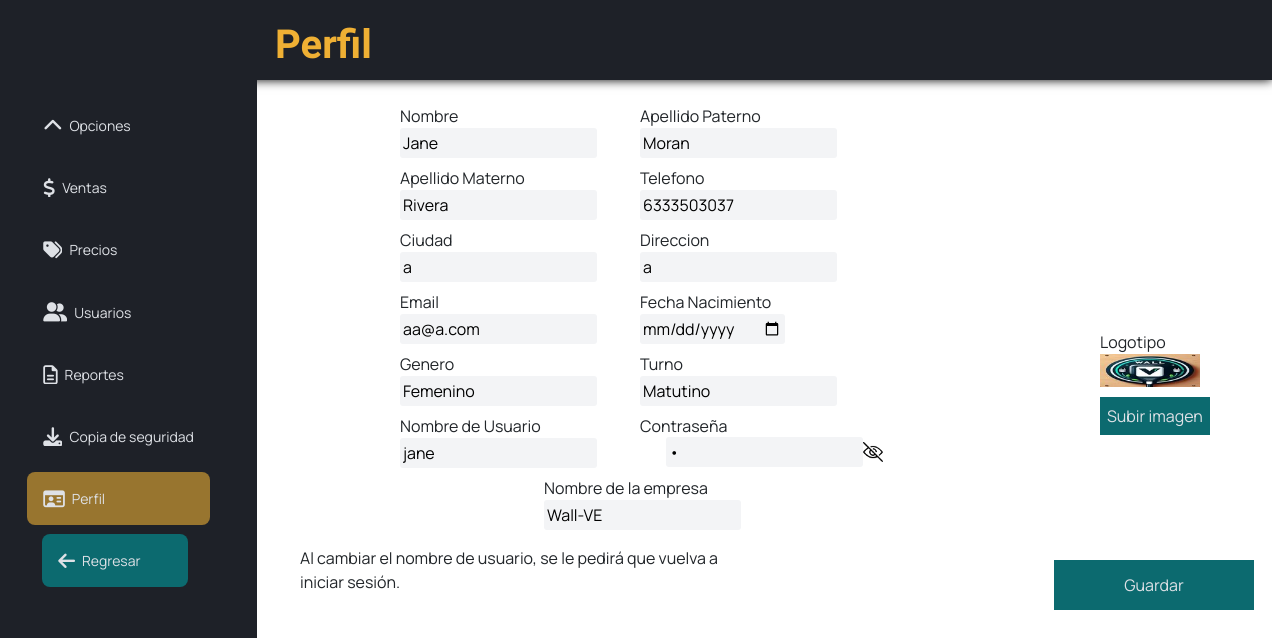
The page /Wall-VE-main/pruebaperfil.php (signed in) on the database its author committed.
### tables this page shows
CREATE TABLE `tusuario` (
  `idEmp` int(11) NOT NULL,
  `nombreEmp` varchar(60) NOT NULL,
  `apellidoPEmp` varchar(60) DEFAULT NULL,
  `apellidoMEmp` varchar(60) DEFAULT NULL,
  `fechaNacEmp` date NOT NULL,
  `telEmp` bigint(20) NOT NULL,
  `generoEmp` varchar(12) NOT NULL,
  `emailEmp` varchar(50) NOT NULL,
  `direccionEmp` varchar(60) NOT NULL,
  `ciudadEmp` varchar(60) NOT NULL,
  `turnoEmp` varchar(10) NOT NULL,
  `rolEmp` varchar(20) NOT NULL,
  `idloginEmp` varchar(15) NOT NULL,
  `passEmp` varchar(60) NOT NULL,
  `fIngreso` date NOT NULL
);

CREATE TABLE `tlogo` (
  `idLogo` int(11) NOT NULL,
  `rutaLogo` varchar(255) DEFAULT NULL,
  `nomEmpresa` varchar(250) NOT NULL
);

### Wall-VE-main/pruebaperfil.php (the view, shortened to what this page needs)
<?php
include("connection/conexion.php");
?>
<!DOCTYPE html>
<html lang="en">
<head>
   <link href="https://cdnjs.cloudflare.com/ajax/libs/font-awesome/6.4.0/css/all.min.css" rel="stylesheet">
   <link rel="stylesheet" href="css/estilos.css"/>
   <link href="https://cdn.jsdelivr.net/npm/bootstrap@5.3.3/dist/css/bootstrap.min.css" rel="stylesheet" >
   <link rel="stylesheet" href="css/perfilAdmin.css">
</head>
<body>
    <header>
        <ul class="navig">
            <li><a>Perfil</a></li>
        </ul>
    </header>
    <div class="barralateral">
        <div class="logo"></div>
        <ul class="menu" id="dropdown">
            <li class="list_btn">
                <a href="#">
                    <i class="fa-solid fa-chevron-up"></i>
                    <span>Opciones</span>
                </a>
            </li>
            <li>
                <a href="Admin_Ventas.php">
                    <i class="fa-solid fa-dollar-sign" title="Ir a la sección de ventas."></i>
                    <span title="Ir a la sección de ventas.">Ventas</span>
                </a>
            </li>
            <li>
                <a href="Admin_Precios.php?idEstacion=1">
                    <i class="fa-solid fa-tags" title="Ir a la sección de modificación de precios."></i>
                    <span title="Ir a la sección de modificación de precios.">Precios</span>
                </a>
            </li>
            <li>
                <a href="Admin_Usuarios.php">
                    <i class="fa-solid fa-user-group"
                        title="Ir a la sección de usuarios. Encontrará toda la información necesaria para agregar, editar o eliminar usuarios."></i>
                    <span
                        title="Ir a la sección de usuarios. Encontrará toda la información necesaria para agregar, editar o eliminar usuarios.">Usuarios</span>
                </a>
            </li>
            <li>
                <a href="Admin_Reportes.html">
                    <i class="fa-regular fa-file-lines"
                        title="Ir a la sección de reportes. Encontrará lo necesario para generar, descargar e imprimir reportes de ventas, tickets y auditorias."></i>
                    <span
                        title="Ir a la sección de reportes. Encontrará lo necesario para generar, descargar e imprimir reportes de ventas, tickets y auditorias.">Reportes</span>
                </a>
            </li>
            <li>
                <a href="Admin_CopiasSeg.php">
                    <i class="fa-solid fa-download"
                        title="Ir a la sección de copias de seguridad. Encontrará lo necesario para generar y subir copias de seguridad."></i>
                    <span
                        title="Ir a la sección de copias de seguridad. Encontrará lo necesario para generar y subir copias de seguridad.">Copia
                        de seguridad</span>
                </a>
            </li>
            <li class="activo">
                <a href="Admin_Perfil.php">
                    <i class="fa-regular fa-id-card"
                        title="Ir a su perfil. Encontrará lo necesario para modificar su información y carga de los logos de su empresa."></i>
                    <span
                        title="Ir a su perfil. Encontrará lo necesario para modificar su información y carga de los logos de su empresa.">Perfil</span>
                </a>
            </li>
            <button class="regresar">
                <a href="adminMenu.php">
                    <i class="fa-solid fa-arrow-left" title="Regresar al menú principal."></i>
                    <span title="Regresar al menú principal.">Regresar</span>
                </a>
            </button>
        </ul>
    </div>
    <?php
    if (isset($_POST['editarUsuario'])) {
        $usuarioActual = $_SESSION['user'];
        $nombreEmp = $_POST['nombreEmp'];
        $apellidoPEmp = $_POST['apellidoPEmp'];
        $apellidoMEmp = $_POST['apellidoMEmp'];
        $fechaNacEmp = $_POST['fechaNacEmp'];
        $telEmp = $_POST['telEmp'];
        $generoEmp = $_POST['generoEmp'];
        $ciudadEmp = $_POST['ciudadEmp'];
        $direccionEmp = $_POST['direccionEmp'];
        $emailEmp = $_POST['emailEmp'];
        $turnoEmp = $_POST['turnoEmp'];
        $idloginEmp = $_POST['idloginEmp'];
        $passEmp = $_POST['passEmp'];
        $nomEmpresa = $_POST['nomEmpresa'];
        if($idloginEmp != $usuarioActual){
            if (!empty($_FILES['subirLogo']['name'])) {
                echo "<script language ='JavaScript'>
        console.log('a.');
        </script>";
            $ruta = "./img/logo/";
            $fichero = $ruta.basename($_FILES['subirLogo']['name']);
            $rutaFinal = $ruta."logo.jpg";
            if(move_uploaded_file($_FILES['subirLogo']['tmp_name'],$ruta."logo.jpg")){
        $sql = "update tusuario set nombreEmp='" . $nombreEmp . "',apellidoPEmp='" . $apellidoPEmp . "',apellidoMEmp='" . $apellidoMEmp . "',fechaNacEmp='" . $fechaNacEmp . "',telEmp='" . $telEmp . "
        ',generoEmp='" . $generoEmp . "',ciudadEmp='" . $ciudadEmp . "',direccionEmp='" . $direccionEmp . "',emailEmp='" . $emailEmp . "',turnoEmp='" . $turnoEmp . "
        ',idloginEmp='" . $idloginEmp . "',passEmp='" . $passEmp . "'where idloginEmp ='" . $usuarioActual . "';
        UPDATE tlogo SET nomEmpresa='$nomEmpresa' WHERE idLogo=1;
        UPDATE tlogo SET rutaLogo='$rutaFinal' WHERE idLogo=1;
        RENAME USER '$usuarioActual'@'%' TO '$idloginEmp'@'%';
        ";
         $resultado = mysqli_multi_query($conexion, $sql);
                if ($resultado) {
                    echo "<script language ='JavaScript'>
                        alert('Se actualizó el usuario correctamente.');
                        location.assign('index.php');
                        </script>";
                } else {
                    echo "<script language ='JavaScript'>
                    alert('Error, no se actualizaron los datos de la base de datos.');
                    location.assign('Admin_Perfil.php');
                    </script>";
                }
            }
              }
              else {
                echo "<script language ='JavaScript'>
                console.log('b.');
                </script>";
            $sql = "update tusuario set nombreEmp='" . $nombreEmp . "',apellidoPEmp='" . $apellidoPEmp . "',apellidoMEmp='" . $apellidoMEmp . "',fechaNacEmp='" . $fechaNacEmp . "',telEmp='" . $telEmp . "
            ',generoEmp='" . $generoEmp . "',ciudadEmp='" . $ciudadEmp . "',direccionEmp='" . $direccionEmp . "',emailEmp='" . $emailEmp . "',turnoEmp='" . $turnoEmp . "
            ',idloginEmp='" . $idloginEmp . "',passEmp='" . $passEmp . "'where idloginEmp ='" . $usuarioActual . "';
            UPDATE tlogo SET nomEmpresa='$nomEmpresa' WHERE idLogo=1;
            RENAME USER '$usuarioActual'@'%' TO '$idloginEmp'@'%';
            ";
            $resultado = mysqli_multi_query($conexion, $sql);
                    if ($resultado) {
                        echo "<script language ='JavaScript'>
                            alert('Se actualizó el usuario correctamente.');
                            location.assign('index.php');
                            </script>";
                    } else {
                        echo "<script language ='JavaScript'>
                        alert('Error, no se actualizaron los datos de la base de datos.');
                        location.assign('Admin_Perfil.php');
                        </script>";
                    }
              }
        }
        else{
            if (!empty($_FILES['subirLogo']['name'])) {
                    $ruta = "./img/logo/";
                    $fichero = $ruta.basename($_FILES['subirLogo']['name']);
                    $rutaFinal = $ruta."logo.jpg";
            if(move_uploaded_file($_FILES['subirLogo']['tmp_name'],$ruta."logo.jpg")){
        $sql = "update tusuario set nombreEmp='" . $nombreEmp . "',apellidoPEmp='" . $apellidoPEmp . "',apellidoMEmp='" . $apellidoMEmp . "',fechaNacEmp='" . $fechaNacEmp . "',telEmp='" . $telEmp . "
        ',generoEmp='" . $generoEmp . "',ciudadEmp='" . $ciudadEmp . "',direccionEmp='" . $direccionEmp . "',emailEmp='" . $emailEmp . "',turnoEmp='" . $turnoEmp . "',passEmp='" . $passEmp . "'where idloginEmp ='" . $idloginEmp . "';
        UPDATE tlogo SET nomEmpresa='$nomEmpresa' WHERE idLogo=1;
        UPDATE tlogo SET rutaLogo='$rutaFinal' WHERE idLogo=1;
        ";
         $resultado = mysqli_multi_query($conexion, $sql);
                if ($resultado) {
                    echo "<script language ='JavaScript'>
                        alert('Se actualizoo el usuario correctamente.');
                        location.assign('Admin_Perfil.php');
                        </script>";
                } else {
                    echo "<script language ='JavaScript'>
                    alert('Error, no se actualizaron los datos de la base de datos.');
                    location.assign('Admin_Perfil.php');
                    </script>";
                }
            }
        }
        else{
        $sql = "update tusuario set nombreEmp='" . $nombreEmp . "',apellidoPEmp='" . $apellidoPEmp . "',apellidoMEmp='" . $apellidoMEmp . "',fechaNacEmp='" . $fechaNacEmp . "',telEmp='" . $telEmp . "
        ',generoEmp='" . $generoEmp . "',ciudadEmp='" . $ciudadEmp . "',direccionEmp='" . $direccionEmp . "',emailEmp='" . $emailEmp . "',turnoEmp='" . $turnoEmp . "',passEmp='" . $passEmp . "'where idloginEmp ='" . $idloginEmp . "';
        UPDATE tlogo SET nomEmpresa='$nomEmpresa' WHERE idLogo=1;
        ";
         $resultado = mysqli_multi_query($conexion, $sql);
                if ($resultado) {
                    echo "<script language ='JavaScript'>
                        alert('Se actualizó el usuario correctamente.');
                        location.assign('Admin_Perfil.php');
                        </script>";
                } else {
                    echo "<script language ='JavaScript'>
                    alert('Error, no se actualizaron los datos de la base de datos.');
                    location.assign('Admin_Perfil.php');
                    </script>";
                }
        }
        }
        mysqli_close($conexion);
    } else {
        $idloginEmp = $_SESSION['user'];
        $sql = "select * from tusuario where idloginEmp ='" . $idloginEmp . "'";
        $resultado = mysqli_query($conexion, $sql);
        $filas = mysqli_fetch_assoc($resultado);
        $nombreEmp = $filas["nombreEmp"];
        $apellidoPEmp = $filas["apellidoPEmp"];
        $apellidoMEmp = $filas["apellidoMEmp"];
        $fechaNacEmp = $filas["fechaNacEmp"];
        $telEmp = $filas["telEmp"];
        $generoEmp = $filas["generoEmp"];
        $ciudadEmp = $filas["ciudadEmp"];
        $direccionEmp = $filas["direccionEmp"];
        $emailEmp = $filas["emailEmp"];
        $turnoEmp = $filas["turnoEmp"];
        $idloginEmp = $filas["idloginEmp"];
        $passEmp = $filas["passEmp"];
        $sql2 = "select rutaLogo from tlogo where idLogo =1";
        $resultado2 = mysqli_query($conexion, $sql2);
        if ($resultado2 === false) {
          echo "Error al obtener el logo: " . mysqli_error($conexion);
        } else {
          $raw = mysqli_fetch_assoc($resultado2);
          $imagenLogo = $raw['rutaLogo'];
        }
            $sql3 = "select nomEmpresa from tlogo where idLogo = 1";
            $resultado3 = mysqli_query($conexion, $sql3);
            $fila3 = mysqli_fetch_assoc($resultado3);
            $nomEmpresa = $fila3["nomEmpresa"];
    ?>
<form  class="row g-2" action="<?= $_SERVER['PHP_SELF'] ?>" autocomplete="off" method="POST" enctype="multipart/form-data">
    <div class="col-md-6" id="textboxNomA">
        <span id="NombreAP">Nombre</span>
        <input type="text" class="izquierdo" placeholder="Nombres" name="nombreEmp"  value="<?php echo $nombreEmp ?>">
    </div>
    <div class="col-md-6" id="textboxAP">
    <span id="ApellidoPAP">Apellido Paterno</span>
        <input type="text" placeholder="Apellido Paterno" name="apellidoPEmp"  value="<?php echo $apellidoPEmp ?>">
    </div>
    <div class="col-md-6" id="textboxAM">
        <span id="ApellidoMAP">Apellido Materno</span>
        <input type="text" class="izquierdo" placeholder="Apellido Materno" name="apellidoMEmp"  value="<?php echo $apellidoMEmp ?>">
    </div>
    <div class="col-md-6" id="textboxTelPer">
    <span id="TelefonoPer">Telefono</span>
        <input type="double" placeholder="Telefono" name="telEmp"  value="<?php echo $telEmp ?>" onkeypress="return event.charCode >= 48 && event.charCode <= 57">
    </div>
    <div class="col-md-6" id="textboxCiudad">
    <span id="CuidadPer">Ciudad</span>
        <input type="Nombre" class="izquierdo" placeholder="Ciudad" name="ciudadEmp"  value="<?php echo $ciudadEmp ?>">
    </div>
    <div class="col-md-6" id="textboxDir">
    <span id="DireccionPer">Direccion</span>
        <input type="Nombre" placeholder="Direccion" name="direccionEmp"  value="<?php echo $direccionEmp ?>">
    </div>
    <div class="col-md-6" id="textboxEmail">
    <span id="EmailPer">Email</span>
        <input type="Nombre" class="izquierdo" placeholder="Email" name="emailEmp"  value="<?php echo $emailEmp ?>">
    </div>
    <div class="col-md-6" id="textboxFechaN">
    <span id="FechaNacPer">Fecha Nacimiento</span>
        <input title="Ingrese su fecha de nacimiento." type="date" name="fechaNacEmp" value="<?php echo $fechaNacEmp; ?>">
    </div>
    <div class="col-md-6" id="textboxGeneroEmp">
    <span id="GeneroPer">Genero</span>
                <input type="text" class="izquierdo" name="generoEmp"  value="<?php echo $generoEmp; ?>" readonly>
    </div>
    <div class="col-md-6" id="textboxTurnoP">
    <span id="TurnoPer">Turno</span>
        <input title="Ingrese su turno/horario de trabajo. Para ver las demás opciones, borre la actual." list="turnoEmp" name="turnoEmp" placeholder="Turno" value="<?php echo $turnoEmp; ?>">
    </div>
    <div class="col-md-6" id="textboxNusu">
    <span id="NombreUsuPer">Nombre de Usuario</span>
        <input type="Nombre" class="izquierdo" placeholder="Turno" name="idloginEmp"  value="<?php echo $idloginEmp ?>">
    </div>
    <div class="col-md-6" id="textboxContra">
    <span id="ContraPer">Contraseña</span>
    </div>
    <div  class="col-md-6"id="DContraINPUT">
                        <input type="password" name="passEmp" placeholder="Contraseña" id="password" value="<?php echo $passEmp; ?>">
                        <img src="img/eyeClosed.png" id="eyeicon">
                    </div>
<div class="divEmpresa">
        <span class="NEmp">Nombre de la empresa</span>
        <input type="text" name="nomEmpresa" placeholder="Nombre de empresa" id="nomEmprenomEmpresasa" value="<?php echo $nomEmpresa; ?>">
    </div>
    <div id="divLogo">
    <span id="LogotipoPer">Logotipo</span>
    <img id="logotipo" src="<?php echo $imagenLogo; ?>" width="100" alt="" srcset="">
    <label for="ExaminarPerfilAdmin" id="lblSubirLogo" style="display:block;"> Subir imagen</label>
    </div>
    <p id="MensajeInferiorPA">Al cambiar el nombre de usuario, se le pedirá que vuelva a iniciar sesión.<br>
    </p>
    <button name="editarUsuario" type="submit" id="BtnGuardarPA">Guardar</button>
    </form>
    <?php
    } ?>
</body>
</html>

### rows shown on the page
tusuario: nombreEmp "Jane", apellidoPEmp "Moran", apellidoMEmp "Rivera", telEmp "6333503037", ciudadEmp "a", direccionEmp "a", emailEmp "aa@a.com", generoEmp "Femenino", turnoEmp "Matutino", idloginEmp "jane"
tlogo: nomEmpresa "Wall-VE", rutaLogo (picture)
